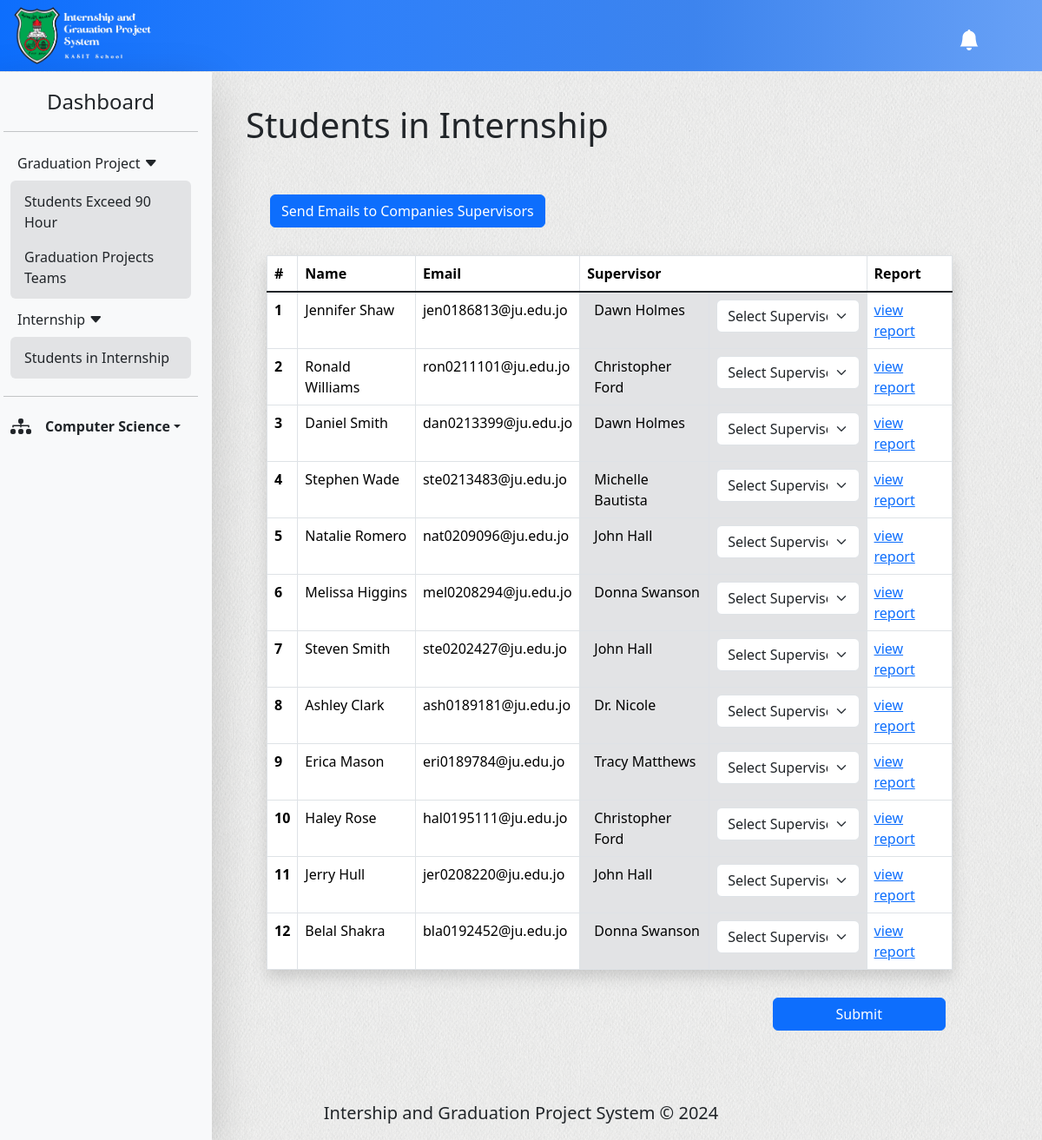
Page /department/students-in-internship (signed in) on the committed database.
### department/models.py (models this page shows, shortened)
class Department(models.Model):
  depts = (
    ('Computer Science'               , 'Computer Science'),
    ('Computer Information Systems'   , 'Computer Information Systems'),
    ('Business Information Technology', 'Business Information Technology'),
    ('Data Science'                   , 'Data Science'),
    ('Cyber Security'                 , 'Cyber Security'),
    ('Artificial Intelligence'        , 'Artificial Intelligence'),
  )
  dept_name       = models.CharField(max_length=32, choices=depts)
  num_team_member = models.PositiveSmallIntegerField(default=4, verbose_name="Number of team's member")
  start           = models.DateField(editable=True, default='')
  end             = models.DateField(editable=True, default='')
  week            = models.PositiveIntegerField(default=1)

### student/models.py (models this page shows)
class Student(models.Model):
  stu             = models.OneToOneField(User, on_delete=models.CASCADE, null=True)
  doc_superviser  = models.ForeignKey(Doctor, on_delete=models.PROTECT, null=True)
  student_id      = models.CharField(max_length=7, default='')
  major           = models.CharField(max_length=32, default='')
  hours           = models.PositiveSmallIntegerField(default=0)
  in_internship   = models.BooleanField(default=False)
  in_gp           = models.BooleanField(verbose_name='in graduation-project',default=False)
  def __str__(self) -> str:
    return str(self.stu)

### doctor/models.py (models this page shows, shortened)
class Doctor(models.Model):
  per = (
    ('doc', 'Doctor'),
    ('sec', 'Secretary'),
    ('doc&head', 'Doctor and Head'),
  )
  doc                           = models.OneToOneField(User, on_delete=models.CASCADE, null=True)
  job_number                    = models.PositiveIntegerField(default=0)
  department                    = models.CharField(max_length=30, default='')
  permission                    = models.CharField(max_length=15, choices=per, default='doc')
  no_stu_in_internship          = models.PositiveSmallIntegerField(default=0)
  no_stu_in_grasduation_project = models.PositiveSmallIntegerField(default=0)

### department/views.py (the view, shortened to what this page needs)
# urls.py: path('students-in-internship', views.in_internship, name='in-internship'),
@login_required(login_url='login-form')
def in_internship(request):
  head_rec = is_head(request)
  try:
    department = Department.objects.get(dept_name=head_rec.department)
  except:
    return redirect('login-form')
  try:
    weeks = ['First', 'Second', 'Third', 'Fourth', 'Fifth', 'Sixth']
    week = department.week
    week = weeks[week-1]
  except:
    pass
  doc_rec = Doctor.objects.all().filter(department=department.dept_name)
  stu_rec = Student.objects.all().filter(major=department.dept_name ,in_internship=True)
  context = {
    'title'        : 'Students in Internship',
    'dept'         : department,
    'docs'         : doc_rec,
    'stus'         : stu_rec,
    'week'         : week,
    'notifications': get_notification(request),
    'internship_rec': CompanyInternship.objects.all().filter(int_com_acc=True),
  }
  return render(request, 'department/pages/Internship/in-internship.html', context)

### department/views.py (called while the page is built)
def is_head(request):
  try:
    doc = Doctor.objects.get(doc=request.user)
    if doc.permission != 'doc&head':
      logout(request)
      return redirect('login-form')
    else:
      return doc
  except:
    logout(request)
    return redirect('login-form')

def get_notification(request):
  try:
    head_rec = is_head(request)
  except AttributeError:
    return redirect('login-form')
  dept_name = Department.objects.get(dept_name=head_rec.department)
  all_notifications = DepartmentNotification.objects.filter(department=dept_name).order_by('-id')
  there_is = False
  for n in all_notifications:
    if not n.is_read:
      there_is = True
      break
  return {'all_notifications': all_notifications, 'there_is': there_is}

### department/templates/department/pages/Internship/in-internship.html (shortened to what this page needs)
{% extends "department/base.html" %}
{% block content %}
  <main class="container-fluid py-5 px-4 mt-5 col-lg-12 col-xl-9">
    <div class="ps-3 py-4">
      <h1 class="fw-light">Students in Internship</h1>
    </div>
    <section class="container mx-auto px-3">
      <div class="container my-3 mx-3" id="send_button">
        <button type="button" class="btn btn-primary" data-bs-toggle="modal" data-bs-target="#send_emails">
          Send Emails to Companies Supervisors
        </button>
      </div>
    </section>
    <section class="container mx-auto row">
      <form action="{% url 'in-internship' %}" method="post">
        <div class="table-responsive p-3">
          <table class="table table-hover table-bordered shadow">
            <thead>
              <tr>
                <th>#</th>
                <th style="min-width: 8rem;">Name</th>
                <th>Email</th>
                <th colspan="2">Supervisor</th>
                <th>Report</th>
              </tr>
            </thead>
            <tbody class="table-group-divider">
              {% for stu in stus %}
                <tr>
                  <th>{{forloop.counter}}</th>
                  <td>{{stu.stu.first_name}} {{stu.stu.last_name}}</td>
                  <td>{{stu.stu.email}}</td>
                  <td class="bg-secondary-subtle ps-3">{{stu.doc_superviser.doc.first_name}} {{stu.doc_superviser.doc.last_name}}</td>
                  <td class="bg-secondary-subtle">
                    <select class="form-select" name="{{stu}}">
                      <option selected value="None">Select Supervisor</option>
                    </select>
                  </td>
                  <td><a href="{% url 'student-report' stu.id %}">view report</a></td>
                </tr>
              {% endfor %}
            </tbody>
          </table>
        </div>
        <div class="container mb-3 d-flex flex-row-reverse row">
          <input type="submit" value="Submit" class="btn btn-primary col-sm-12 col-lg-3">
        </div>
      </form>
    </section>
  </main>
{% endblock content %}

### department/templates/department/parts/sidebar.html (shortened to what this page needs)
  <aside class="navbar navbar-expand-xl col-xl-2 col-xxl-1" id="aside" style="z-index: 999;">
    <div class="collapse navbar-collapse" id="sidebar" >
      <div class="d-flex flex-column flex-shrink-0 p-3 bg-light shadow-lg" style="width: 16rem; position: fixed; top: 83px; bottom: 0%;">
        <a href="{% url 'dashboard' %}" class=" link-dark text-decoration-none text-center">
          <span class="fs-4">Dashboard</span>
        </a>
        <hr>
        <ul class="nav flex-column" id="quick-access">
          <li class="nav-item collapsed" data-bs-toggle="collapse" data-bs-target="#drop-grad" role="button">
            <span class="nav-link link-dark dash-opt rounded">
              Graduation Project
              <i class="bi bi-caret-down-fill"></i>
            </span>
          </li>
          <ul class="nav collapse show mx-2 mb-1 px-0 py-1 bg-secondary-subtle rounded" id="drop-grad">
            <li class="nav-item"><a class="nav-link link-dark" href="{% url 'exceed90' %}">Students Exceed 90 Hour</a></li>
            <li class="nav-item"><a class="nav-link link-dark" href="{% url 'gp-teams' %}">Graduation Projects Teams</a></li>
          </ul>
          <li class="nav-item collapsed" data-bs-toggle="collapse" data-bs-target="#drop-intern" role="button">
            <span class="nav-link link-dark dash-opt rounded">
              Internship
              <i class="bi bi-caret-down-fill"></i>
            </span>
          </li>
          <ul class="nav collapse show mx-2 mb-1 px-0 py-1 bg-secondary-subtle rounded" id="drop-intern">
            <li class="nav-item"><a class="nav-link link-dark" href="{% url 'in-internship' %}">Students in Internship</a></li>
          </ul>
        </ul>
        <hr>
        <div class="dropdown ms-2">
          <a href="#" class="d-flex align-items-center link-dark text-decoration-none dropdown-toggle" data-bs-toggle="dropdown">
            <i class="bi bi-diagram-3-fill pe-3 fs-4"></i>
            <strong class="text-truncate">{{dept.dept_name}}</strong>
          </a>
        </div>
      </div>
    </div>
  </aside>

### static/assets/css/all.css (style rules this page uses)
body { background-image: url("../img/all/main-bg.jpg"); overflow-x: hidden; }
table td { position: relative; }

### rows in the picture
Department: dept_name "Computer Science"
Student: stu.first_name "Jennifer", stu.last_name "Shaw", stu.email "jen0186813@ju.edu.jo", doc_superviser.doc.first_name "Dawn", doc_superviser.doc.last_name "Holmes", stu.username "Select Supervisor"
Student: stu.first_name "Ronald", stu.last_name "Williams", stu.email "ron0211101@ju.edu.jo", doc_superviser.doc.first_name "Christopher", doc_superviser.doc.last_name "Ford", stu.username "Select Supervisor"
Student: stu.first_name "Daniel", stu.last_name "Smith", stu.email "dan0213399@ju.edu.jo", doc_superviser.doc.first_name "Dawn", doc_superviser.doc.last_name "Holmes", stu.username "Select Supervisor"
Student: stu.first_name "Stephen", stu.last_name "Wade", stu.email "ste0213483@ju.edu.jo", doc_superviser.doc.first_name "Michelle", doc_superviser.doc.last_name "Bautista", stu.username "Select Supervisor"
Student: stu.first_name "Natalie", stu.last_name "Romero", stu.email "nat0209096@ju.edu.jo", doc_superviser.doc.first_name "John", doc_superviser.doc.last_name "Hall", stu.username "Select Supervisor"
Student: stu.first_name "Melissa", stu.last_name "Higgins", stu.email "mel0208294@ju.edu.jo", doc_superviser.doc.first_name "Donna", doc_superviser.doc.last_name "Swanson", stu.username "Select Supervisor"
Student: stu.first_name "Steven", stu.last_name "Smith", stu.email "ste0202427@ju.edu.jo", doc_superviser.doc.first_name "John", doc_superviser.doc.last_name "Hall", stu.username "Select Supervisor"
Student: stu.first_name "Ashley", stu.last_name "Clark", stu.email "ash0189181@ju.edu.jo", doc_superviser.doc.first_name "Dr.", doc_superviser.doc.last_name "Nicole", stu.username "Select Supervisor"
Student: stu.first_name "Erica", stu.last_name "Mason", stu.email "eri0189784@ju.edu.jo", doc_superviser.doc.first_name "Tracy", doc_superviser.doc.last_name "Matthews", stu.username "Select Supervisor"
Student: stu.first_name "Haley", stu.last_name "Rose", stu.email "hal0195111@ju.edu.jo", doc_superviser.doc.first_name "Christopher", doc_superviser.doc.last_name "Ford", stu.username "Select Supervisor"
Student: stu.first_name "Jerry", stu.last_name "Hull", stu.email "jer0208220@ju.edu.jo", doc_superviser.doc.first_name "John", doc_superviser.doc.last_name "Hall", stu.username "Select Supervisor"
Student: stu.first_name "Belal", stu.last_name "Shakra", stu.email "bla0192452@ju.edu.jo", doc_superviser.doc.first_name "Donna", doc_superviser.doc.last_name "Swanson", stu.username "Select Supervisor"
